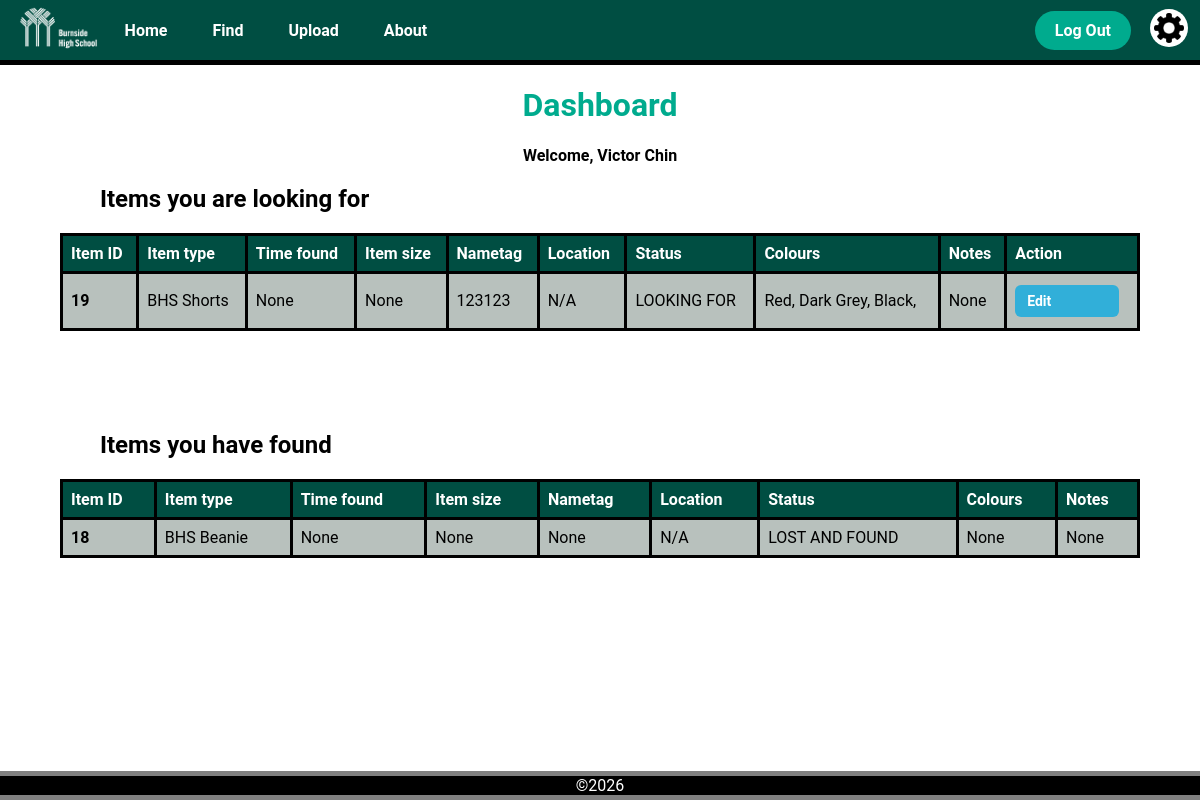
Page /dashboard (signed in) on the committed database.
### app.py (models this page shows)
class LostItem(db.Model):
    __tablename__ = 'lost_item'
    item_id = db.Column(db.Integer, primary_key=True)
    finder_id = db.Column(db.String(6), db.ForeignKey('user.user_id'))
    item_type = db.Column(db.String(50))
    time_found = db.Column(db.String(50))
    size = db.Column(db.String(50))
    nametag = db.Column(db.String(50))
    location = db.Column(db.String(50))
    status = db.Column(db.String(50))
    notes = db.Column(db.String(50))
    colours = db.relationship('Colour', secondary='lostitem_colour', backref='lost_items')

class Colour(db.Model):
    __tablename__ = 'colour'
    colour_id = db.Column(db.Integer, primary_key=True)
    name = db.Column(db.String(50))

### app.py (the view)
@app.route('/dashboard', methods=['POST', 'GET'])
@login_required
def dashboard():
    lost_items = LostItem.query.filter_by(finder_id=current_user.school_code,
                                          status='LOOKING FOR').all()
    lost_and_found_items = LostItem.query.filter_by(finder_id=current_user.school_code,
                                                    status='LOST AND FOUND').all()
    for item in lost_items + lost_and_found_items:
        item.colour_names = [colour.name for colour in item.colours]
    name = f'{current_user.first_name} {current_user.last_name}'
    return render_template('dashboard.html',
                           title='Dashboard',
                           lost_items=lost_items,
                           lost_and_found_items=lost_and_found_items,
                           name=name)

### app.py (called while the page is built)
@login_manager.user_loader
def load_user(user_id):
    return User.query.get(int(user_id))

@app.context_processor
def inject_variables():
    return dict(show_footer=True,
                logged_in=current_user.is_authenticated,
                current_user_clearance=session.get('clearance'),
                min_time="2026-01-01T00:00",
                current_time=datetime.now().strftime("%Y-%m-%dT%H:%M")
                )

@app.before_request
def before_request():
    if request.endpoint in ['logout', 'static']:
        return
    if current_user.is_authenticated is True and current_user.clearance == 3:
        return render_template("error.html",
                               title="Forbidden",
                               error_title="Your account has been disabled",
                               error_message="Please contact an administrator")

### templates/dashboard.html (shortened to what this page needs)
{% extends "layout.html" %}
{% block content %}
<h1 class="title">
    Dashboard
</h1>
<div class="info_text">
  <p>Welcome, {{name}}</p>
</div>
<table class="item_info_table">
  <h2 class="sub_heading">Items you are looking for</h2>
    <tr>
      <th class="item_info_header">Item ID</th>
      <th class="item_info_header">Item type</th>
      <th class="item_info_header">Time found</th>
      <th class="item_info_header">Item size</th>
      <th class="item_info_header">Nametag</th>
      <th class="item_info_header">Location</th>
      <th class="item_info_header">Status</th>
      <th class="item_info_header">Colours</th>
      <th class="item_info_header">Notes</th>
      <th class="item_info_header">Action</th>
    </tr>
    {% for item in lost_items %}
    <tr class="item_info_row">
      <th>{{item.item_id}}</th>
      <td>{{item.item_type}}</td>
      <td>
        {% if item.time_found is not none %}
          ({{ item.time_found[11:16] }})<br>{{ item.time_found[8:10] }}/{{ item.time_found[5:7] }}/{{ item.time_found[0:4] }}
        {% else %}
          {{item.time_found}}
        {% endif %}
      </td>
      <td>{{item.size}}</td>
      <td>{{item.nametag}}</td>
      <td>{{item.location}}</td>
      <td>{{item.status}}</td>
      <td>
        {% if item.colour_names %}
            {% for colour in item.colour_names %}
              {{ colour }},
            {% endfor %}
        {% else %}
          None
        {% endif %}
      </td>
      <td>{{item.notes}}</td>
      <td class="edit_item_button"><a class='edit_button' href="/item/{{item.item_id}}">Edit</a></td>
    </tr>
    {% endfor %}
</table>
<table class="item_info_table">
  <h2 class="sub_heading">Items you have found</h2>
    <tr>
      <th class="item_info_header">Item ID</th>
      <th class="item_info_header">Item type</th>
      <th class="item_info_header">Time found</th>
      <th class="item_info_header">Item size</th>
      <th class="item_info_header">Nametag</th>
      <th class="item_info_header">Location</th>
      <th class="item_info_header">Status</th>
      <th class="item_info_header">Colours</th>
      <th class="item_info_header">Notes</th>
    </tr>
    {% for item in lost_and_found_items %}
    <tr class="item_info_row">
      <th>{{item.item_id}}</th>
      <td>{{item.item_type}}</td>
      <td>
        {% if item.time_found is not none %}
          ({{ item.time_found[11:16] }})<br>{{ item.time_found[8:10] }}/{{ item.time_found[5:7] }}/{{ item.time_found[0:4] }}
        {% else %}
          {{item.time_found}}
        {% endif %}
      </td>
      <td>{{item.size}}</td>
      <td>{{item.nametag}}</td>
      <td>{{item.location}}</td>
      <td>{{item.status}}</td>
      <td>
        {% if item.colour_names %}
            {% for colour in item.colour_names %}
              {{ colour }},
            {% endfor %}
        {% else %}
          None
        {% endif %}
      </td>
      <td>{{item.notes}}</td>
    </tr>
    {% endfor %}
</table>
{% endblock %}

### static/css/style.css (style rules this page uses)
body { background-color: white; font-family: "Roboto", sans-serif; margin: 0; padding: 0; color: black; min-height: 100vh; display: flex; flex-direction: column; }
.title { text-align: center; color: var(--bhs_turquoise); }
:root { --bhs_dark_green: #004e42; --dark-emerald: #0b6e4fff; --bhs_turquoise: #00ab8e; --soft-fawn: #ddb771ff; --transition-time: 0.3s; }
.edit_item_button { text-align: center; vertical-align: middle; padding: 10px; }
.edit_item_button a { display: inline-block; width: 80px; padding: 8px 12px; margin: 3px 0; border-radius: 6px; text-decoration: none; font-size: 14px; font-weight: 600; transition: 0.2s ease; }
.edit_button { background-color: rgb(49, 175, 217); color: white; }
.info_text { text-align: center; }
.info_text p { text-align: center; font-weight: bold; }
.sub_heading { text-align: left; color: black; margin-left: 100px; }
.item_info_table { border-collapse: collapse; width: 90%; margin: 0 auto 100px auto; text-align: left; color: black; border: 3px solid black; }
.item_info_table th { border: 3px solid black; text-align: left; padding: 8px; color: white; }
.item_info_table td { border: 3px solid black; text-align: left; padding: 8px; }
.item_info_header { background-color: var(--bhs_dark_green); }
.item_info_row:nth-child(even) { background-color: rgb(184, 193, 189); }
.item_info_row th { color: black; }

### rows in the picture
LostItem: item_id "19", item_type "BHS Shorts", time_found "None", size "None", nametag "123123", location "N/A", status "LOOKING FOR", notes "None"
Colour: name "Red"
Colour: name "Dark Grey"
Colour: name "Black"
LostItem: item_id "18", item_type "BHS Beanie", time_found "None", size "None", nametag "None", location "N/A", status "LOST AND FOUND", notes "None"

### other values in the picture
{{ name }} "Victor Chin"
